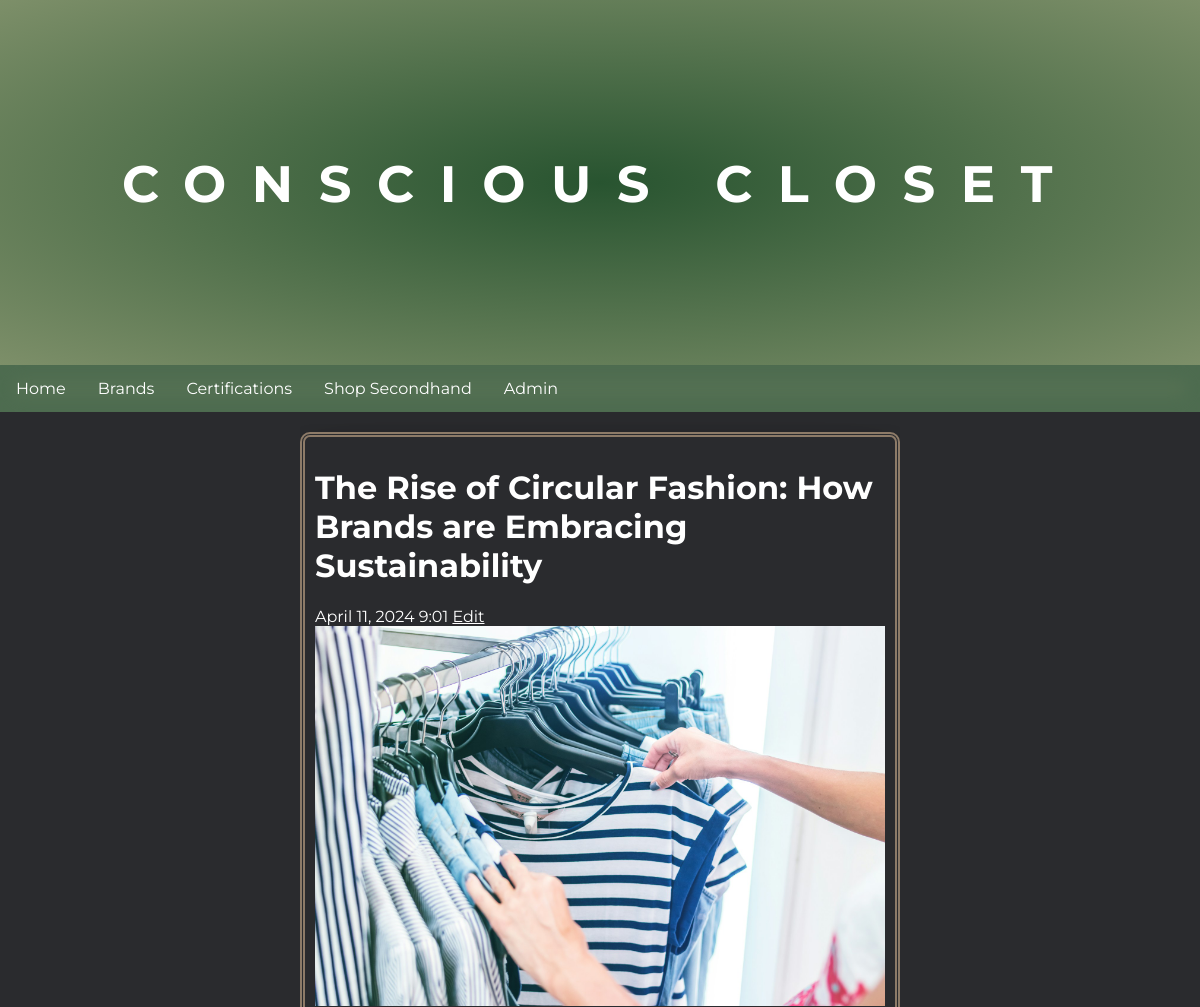
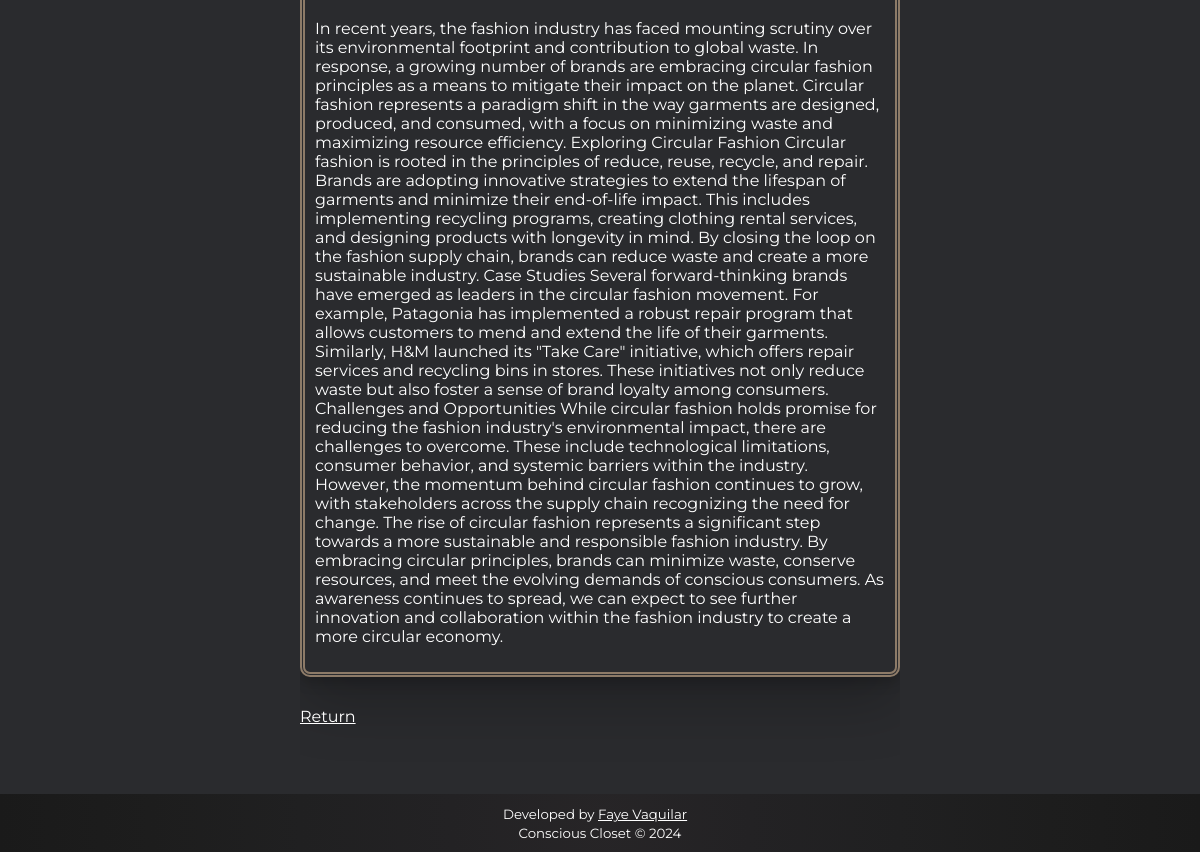
Page /show.php?id=2 on the committed database (2 pictures, top to bottom).
### tables this page shows
CREATE TABLE `blog` (
  `id` int(11) NOT NULL,
  `title` varchar(150) NOT NULL,
  `content` varchar(2500) NOT NULL,
  `image_path` varchar(512) NOT NULL,
  `date_posted` datetime NOT NULL DEFAULT current_timestamp()
);

### show.php (the view, shortened to what this page needs)
<?php
require('connect.php');
if(isset($_GET['id'])) {
    $id = filter_input(INPUT_GET, 'id', FILTER_SANITIZE_NUMBER_INT);
    $query = "SELECT * FROM blog WHERE id = :id";
    $statement = $db->prepare($query);
    $statement ->bindValue(':id', $id, PDO::PARAM_INT);
    $statement->execute();
    $blog = $statement->fetch();
}
else {
    $id = false;
}
?>
<!DOCTYPE html>
<html lang="en">
<head>
    <link rel="stylesheet" href="main.css">
</head>
<body>
    <?php include('header.php') ?>
    <?php include('nav.php') ?>
    <main class="indexmain">
        <div class="block">
            <?php if($id): ?>
                <h1><?=$blog['title']?></h1>
                <time datetime="<?=$blog['date_posted']?>"><?=date_format(date_create($blog['date_posted']), 'F j, Y G:i') ?></time>
                <a href="edit.php?id=<?=$blog['id']?>">Edit</a>
                <?php if(!empty($blog['image_path'])): ?>
                    <img src="<?=$blog['image_path']?>" alt="Blog Image" style="max-width: 100%; height: auto;">
                <?php endif; ?>
                <p><?=$blog['content']?></p>
            <?php else: ?>
                <p>No blog selected <a href="?id=1">Try this link</a></p>
            <?php endif ?>
        </div>
        <p><a href="index.php">Return</a></p>
    </main>
    <?php include('footer.php') ?>
</body>

### main.css (style rules this page uses)
body,html { margin: 0; padding: 0; padding-bottom: 25px; font-family: 'Montserrat', sans-serif; background-color: #2A2B2E; color: white; }
.indexmain { margin: 0 auto; color: white; max-width: 50%; }
.block { border: thick double #8D7B68; border-radius: 10px; padding: 10px; margin-bottom: 30px; box-shadow: 0 26px 58px 0 rgba(0, 0, 0, .22), 0 5px 14px 0 rgba(0, 0, 0, .18); }
main { flex-grow: 1; padding-top: 20px; padding-bottom: 60px; overflow-y: auto; }
body a:not(button):not(.navbar a) { color: white; box-shadow: inset 0 0 0 0 #61764B; color: #FFF; transition: color .3s ease-in-out, box-shadow .3s ease-in-out; }

### rows in the picture
blog: title "The Rise of Circular Fashion: How Brands are Embracing Sustainability", date_posted "April 11, 2024 9:01", content "In recent years, the fashion industry has faced mounting scrutiny over its environmental footprint and contribution to global waste. In response, a growing number of brands are embracing circular fashion principles as a means to mitigate their impact on the planet. Circular fashion represents a paradigm shift in the way garments are designed, produced, and consumed, with a focus on minimizing waste and maximizing resource efficiency. Exploring Circular Fashion Circular fashion is rooted in the principles of reduce, reuse, recycle, and repair. Brands are adopting innovative strategies to extend the lifespan of garments and minimize their end-of-life impact. This includes implementing…"
